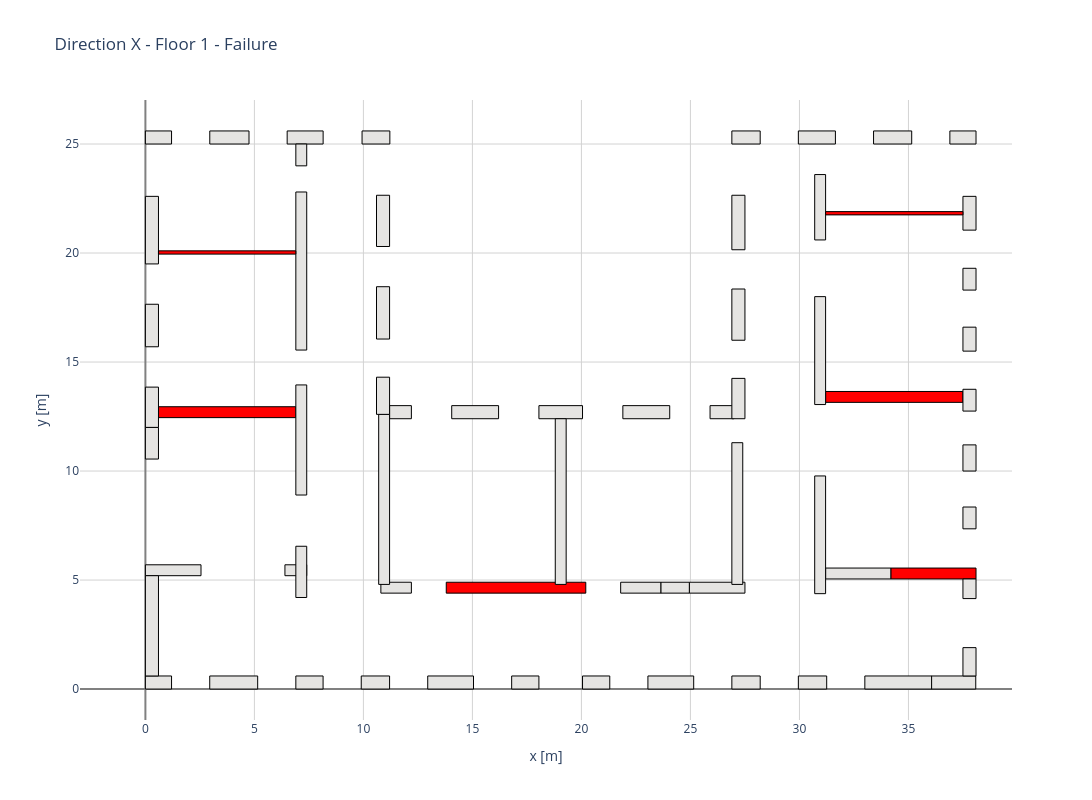

Here is the notebook cell this chart was saved with:
### Code cell
direction = 'X' # or 'Y'
floor_id = 0

S.plot_failing_walls(L_organized, 'X', floor_id)

### Figure 1 — Plotly figure (JSON) as saved in the notebook; plotly's stock layout.template omitted (floating-point values rounded to 4 significant figures)
{"data": [{"fill": "toself", "fillcolor": "#E5E4E2", "hoverlabel": {"namelength": 0}, "hoveron": "fills", "hovertemplate": "%{text}<extra></extra>", "line": {"color": "black", "width": 1}, "mode": "lines", "name": "Wall F0_W1", "showlegend": false, "text": "<b>Wall F0_W1</b><br>Not failing", "type": "scatter", "x": [1.2, 0.0, 0.0, 1.2, 1.2], "y": [0.6, 0.6, 0.0, 0.0, 0.6]}, {"fill": "toself", "fillcolor": "#E5E4E2", "hoverlabel": {"namelength": 0}, "hoveron": "fills", "hovertemplate": "%{text}<extra></extra>", "line": {"color": "black", "width": 1}, "mode": "lines", "name": "Wall F0_W2", "showlegend": false, "text": "<b>Wall F0_W2</b><br>Not failing", "type": "scatter", "x": [5.15, 2.95, 2.95, 5.15, 5.15], "y": [0.6, 0.6, 0.0, 0.0, 0.6]}, {"fill": "toself", "fillcolor": "#E5E4E2", "hoverlabel": {"namelength": 0}, "hoveron": "fills", "hovertemplate": "%{text}<extra></extra>", "line": {"color": "black", "width": 1}, "mode": "lines", "name": "Wall F0_W3", "showlegend": false, "text": "<b>Wall F0_W3</b><br>Not failing", "type": "scatter", "x": [36.08, 33.0, 33.0, 36.08, 36.08], "y": [0.6, 0.6, 0.0, 0.0, 0.6]}, {"fill": "toself", "fillcolor": "#E5E4E2", "hoverlabel": {"namelength": 0}, "hoveron": "fills", "hovertemplate": "%{text}<extra></extra>", "line": {"color": "black", "width": 1}, "mode": "lines", "name": "Wall F0_W4", "showlegend": false, "text": "<b>Wall F0_W4</b><br>Not failing", "type": "scatter", "x": [38.09, 36.06, 36.06, 38.09, 38.09], "y": [0.6, 0.6, 0.0, 0.0, 0.6]}, {"fill": "toself", "fillcolor": "#E5E4E2", "hoverlabel": {"namelength": 0}, "hoveron": "fills", "hovertemplate": "%{text}<extra></extra>", "line": {"color": "black", "width": 1}, "mode": "lines", "name": "Wall F0_W5", "showlegend": false, "text": "<b>Wall F0_W5</b><br>Not failing", "type": "scatter", "x": [2.55, 0.0, 0.0, 2.55, 2.55], "y": [5.7, 5.7, 5.2, 5.2, 5.7]}, {"fill": "toself", "fillcolor": "#E5E4E2", "hoverlabel": {"namelength": 0}, "hoveron": "fills", "hovertemplate": "%{text}<extra></extra>", "line": {"color": "black", "width": 1}, "mode": "lines", "name": "Wall F0_W6", "showlegend": false, "text": "<b>Wall F0_W6</b><br>Not failing", "type": "scatter", "x": [7.4, 6.4, 6.4, 7.4, 7.4], "y": [5.7, 5.7, 5.2, 5.2, 5.7]}, {"fill": "toself", "fillcolor": "#E5E4E2", "hoverlabel": {"namelength": 0}, "hoveron": "fills", "hovertemplate": "%{text}<extra></extra>", "line": {"color": "black", "width": 1}, "mode": "lines", "name": "Wall F0_W7", "showlegend": false, "text": "<b>Wall F0_W7</b><br>Not failing", "type": "scatter", "x": [12.2, 10.8, 10.8, 12.2, 12.2], "y": [4.9, 4.9, 4.4, 4.4, 4.9]}, {"fill": "toself", "fillcolor": "#FF0000", "hoverlabel": {"namelength": 0}, "hoveron": "fills", "hovertemplate": "%{text}<extra></extra>", "line": {"color": "black", "width": 1}, "mode": "lines", "name": "Wall F0_W8", "showlegend": false, "text": "<b>Wall F0_W8</b><br>Failing", "type": "scatter", "x": [20.2, 13.8, 13.8, 20.2, 20.2], "y": [4.9, 4.9, 4.4, 4.4, 4.9]}, {"fill": "toself", "fillcolor": "#E5E4E2", "hoverlabel": {"namelength": 0}, "hoveron": "fills", "hovertemplate": "%{text}<extra></extra>", "line": {"color": "black", "width": 1}, "mode": "lines", "name": "Wall F0_W9", "showlegend": false, "text": "<b>Wall F0_W9</b><br>Not failing", "type": "scatter", "x": [23.65, 21.8, 21.8, 23.65, 23.65], "y": [4.9, 4.9, 4.4, 4.4, 4.9]}, {"fill": "toself", "fillcolor": "#E5E4E2", "hoverlabel": {"namelength": 0}, "hoveron": "fills", "hovertemplate": "%{text}<extra></extra>", "line": {"color": "black", "width": 1}, "mode": "lines", "name": "Wall F0_W10", "showlegend": false, "text": "<b>Wall F0_W10</b><br>Not failing", "type": "scatter", "x": [27.5, 24.95, 24.95, 27.5, 27.5], "y": [4.9, 4.9, 4.4, 4.4, 4.9]}, {"fill": "toself", "fillcolor": "#E5E4E2", "hoverlabel": {"namelength": 0}, "hoveron": "fills", "hovertemplate": "%{text}<extra></extra>", "line": {"color": "black", "width": 1}, "mode": "lines", "name": "Wall F0_W11", "showlegend": false, "text": "<b>Wall F0_W11</b><br>Not failing", "type": "scatter", "x": [34.2, 31.2, 31.2, 34.2, 34.2], "y": [5.55, 5.55, 5.05, 5.05, 5.55]}, {"fill": "toself", "fillcolor": "#FF0000", "hoverlabel": {"namelength": 0}, "hoveron": "fills", "hovertemplate": "%{text}<extra></extra>", "line": {"color": "black", "width": 1}, "mode": "lines", "name": "Wall F0_W12", "showlegend": false, "text": "<b>Wall F0_W12</b><br>Failing", "type": "scatter", "x": [38.1, 34.2, 34.2, 38.1, 38.1], "y": [5.55, 5.55, 5.05, 5.05, 5.55]}, {"fill": "toself", "fillcolor": "#FF0000", "hoverlabel": {"namelength": 0}, "hoveron": "fills", "hovertemplate": "%{text}<extra></extra>", "line": {"color": "black", "width": 1}, "mode": "lines", "name": "Wall F0_W13", "showlegend": false, "text": "<b>Wall F0_W13</b><br>Failing", "type": "scatter", "x": [6.9, 0.6, 0.6, 6.9, 6.9], "y": [12.95, 12.95, 12.45, 12.45, 12.95]}, {"fill": "toself", "fillcolor": "#E5E4E2", "hoverlabel": {"namelength": 0}, "hoveron": "fills", "hovertemplate": "%{text}<extra></extra>", "line": {"color": "black", "width": 1}, "mode": "lines", "name": "Wall F0_W14", "showlegend": false, "text": "<b>Wall F0_W14</b><br>Not failing", "type": "scatter", "x": [12.2, 11.2, 11.2, 12.2, 12.2], "y": [13.0, 13.0, 12.4, 12.4, 13.0]}, {"fill": "toself", "fillcolor": "#E5E4E2", "hoverlabel": {"namelength": 0}, "hoveron": "fills", "hovertemplate": "%{text}<extra></extra>", "line": {"color": "black", "width": 1}, "mode": "lines", "name": "Wall F0_W15", "showlegend": false, "text": "<b>Wall F0_W15</b><br>Not failing", "type": "scatter", "x": [16.2, 14.05, 14.05, 16.2, 16.2], "y": [13.0, 13.0, 12.4, 12.4, 13.0]}, {"fill": "toself", "fillcolor": "#E5E4E2", "hoverlabel": {"namelength": 0}, "hoveron": "fills", "hovertemplate": "%{text}<extra></extra>", "line": {"color": "black", "width": 1}, "mode": "lines", "name": "Wall F0_W16", "showlegend": false, "text": "<b>Wall F0_W16</b><br>Not failing", "type": "scatter", "x": [20.05, 18.05, 18.05, 20.05, 20.05], "y": [13.0, 13.0, 12.4, 12.4, 13.0]}, {"fill": "toself", "fillcolor": "#E5E4E2", "hoverlabel": {"namelength": 0}, "hoveron": "fills", "hovertemplate": "%{text}<extra></extra>", "line": {"color": "black", "width": 1}, "mode": "lines", "name": "Wall F0_W17", "showlegend": false, "text": "<b>Wall F0_W17</b><br>Not failing", "type": "scatter", "x": [24.05, 21.9, 21.9, 24.05, 24.05], "y": [13.0, 13.0, 12.4, 12.4, 13.0]}, {"fill": "toself", "fillcolor": "#E5E4E2", "hoverlabel": {"namelength": 0}, "hoveron": "fills", "hovertemplate": "%{text}<extra></extra>", "line": {"color": "black", "width": 1}, "mode": "lines", "name": "Wall F0_W18", "showlegend": false, "text": "<b>Wall F0_W18</b><br>Not failing", "type": "scatter", "x": [27.0, 25.9, 25.9, 27.0, 27.0], "y": [13.0, 13.0, 12.4, 12.4, 13.0]}, {"fill": "toself", "fillcolor": "#FF0000", "hoverlabel": {"namelength": 0}, "hoveron": "fills", "hovertemplate": "%{text}<extra></extra>", "line": {"color": "black", "width": 1}, "mode": "lines", "name": "Wall F0_W19", "showlegend": false, "text": "<b>Wall F0_W19</b><br>Failing", "type": "scatter", "x": [37.5, 31.2, 31.2, 37.5, 37.5], "y": [13.65, 13.65, 13.15, 13.15, 13.65]}, {"fill": "toself", "fillcolor": "#E5E4E2", "hoverlabel": {"namelength": 0}, "hoveron": "fills", "hovertemplate": "%{text}<extra></extra>", "line": {"color": "black", "width": 1}, "mode": "lines", "name": "Wall F0_W20", "showlegend": false, "text": "<b>Wall F0_W20</b><br>Not failing", "type": "scatter", "x": [15.05, 12.95, 12.95, 15.05, 15.05], "y": [0.6, 0.6, 0.0, 0.0, 0.6]}, {"fill": "toself", "fillcolor": "#E5E4E2", "hoverlabel": {"namelength": 0}, "hoveron": "fills", "hovertemplate": "%{text}<extra></extra>", "line": {"color": "black", "width": 1}, "mode": "lines", "name": "Wall F0_W21", "showlegend": false, "text": "<b>Wall F0_W21</b><br>Not failing", "type": "scatter", "x": [25.15, 23.05, 23.05, 25.15, 25.15], "y": [0.6, 0.6, 0.0, 0.0, 0.6]}, {"fill": "toself", "fillcolor": "#E5E4E2", "hoverlabel": {"namelength": 0}, "hoveron": "fills", "hovertemplate": "%{text}<extra></extra>", "line": {"color": "black", "width": 1}, "mode": "lines", "name": "Wall F0_W22", "showlegend": false, "text": "<b>Wall F0_W22</b><br>Not failing", "type": "scatter", "x": [37.5, 37.5, 38.1, 38.1, 37.5], "y": [1.9, 0.6, 0.6, 1.9, 1.9]}, {"fill": "toself", "fillcolor": "#E5E4E2", "hoverlabel": {"namelength": 0}, "hoveron": "fills", "hovertemplate": "%{text}<extra></extra>", "line": {"color": "black", "width": 1}, "mode": "lines", "name": "Wall F0_W23", "showlegend": false, "text": "<b>Wall F0_W23</b><br>Not failing", "type": "scatter", "x": [37.5, 37.5, 38.1, 38.1, 37.5], "y": [5.05, 4.15, 4.15, 5.05, 5.05]}, {"fill": "toself", "fillcolor": "#E5E4E2", "hoverlabel": {"namelength": 0}, "hoveron": "fills", "hovertemplate": "%{text}<extra></extra>", "line": {"color": "black", "width": 1}, "mode": "lines", "name": "Wall F0_W24", "showlegend": false, "text": "<b>Wall F0_W24</b><br>Not failing", "type": "scatter", "x": [10.7, 10.7, 11.2, 11.2, 10.7], "y": [12.6, 4.8, 4.8, 12.6, 12.6]}, {"fill": "toself", "fillcolor": "#E5E4E2", "hoverlabel": {"namelength": 0}, "hoveron": "fills", "hovertemplate": "%{text}<extra></extra>", "line": {"color": "black", "width": 1}, "mode": "lines", "name": "Wall F0_W25", "showlegend": false, "text": "<b>Wall F0_W25</b><br>Not failing", "type": "scatter", "x": [18.8, 18.8, 19.3, 19.3, 18.8], "y": [12.4, 4.8, 4.8, 12.4, 12.4]}, {"fill": "toself", "fillcolor": "#E5E4E2", "hoverlabel": {"namelength": 0}, "hoveron": "fills", "hovertemplate": "%{text}<extra></extra>", "line": {"color": "black", "width": 1}, "mode": "lines", "name": "Wall F0_W26", "showlegend": false, "text": "<b>Wall F0_W26</b><br>Not failing", "type": "scatter", "x": [26.9, 26.9, 27.4, 27.4, 26.9], "y": [11.3, 4.8, 4.8, 11.3, 11.3]}, {"fill": "toself", "fillcolor": "#E5E4E2", "hoverlabel": {"namelength": 0}, "hoveron": "fills", "hovertemplate": "%{text}<extra></extra>", "line": {"color": "black", "width": 1}, "mode": "lines", "name": "Wall F0_W27", "showlegend": false, "text": "<b>Wall F0_W27</b><br>Not failing", "type": "scatter", "x": [26.9, 26.9, 27.5, 27.5, 26.9], "y": [14.25, 12.4, 12.4, 14.25, 14.25]}, {"fill": "toself", "fillcolor": "#E5E4E2", "hoverlabel": {"namelength": 0}, "hoveron": "fills", "hovertemplate": "%{text}<extra></extra>", "line": {"color": "black", "width": 1}, "mode": "lines", "name": "Wall F0_W28", "showlegend": false, "text": "<b>Wall F0_W28</b><br>Not failing", "type": "scatter", "x": [37.5, 37.5, 38.1, 38.1, 37.5], "y": [8.35, 7.35, 7.35, 8.35, 8.35]}, {"fill": "toself", "fillcolor": "#E5E4E2", "hoverlabel": {"namelength": 0}, "hoveron": "fills", "hovertemplate": "%{text}<extra></extra>", "line": {"color": "black", "width": 1}, "mode": "lines", "name": "Wall F0_W29", "showlegend": false, "text": "<b>Wall F0_W29</b><br>Not failing", "type": "scatter", "x": [37.5, 37.5, 38.1, 38.1, 37.5], "y": [11.2, 10.0, 10.0, 11.2, 11.2]}, {"fill": "toself", "fillcolor": "#E5E4E2", "hoverlabel": {"namelength": 0}, "hoveron": "fills", "hovertemplate": "%{text}<extra></extra>", "line": {"color": "black", "width": 1}, "mode": "lines", "name": "Wall F0_W30", "showlegend": false, "text": "<b>Wall F0_W30</b><br>Not failing", "type": "scatter", "x": [37.5, 37.5, 38.1, 38.1, 37.5], "y": [13.75, 12.75, 12.75, 13.75, 13.75]}, {"fill": "toself", "fillcolor": "#E5E4E2", "hoverlabel": {"namelength": 0}, "hoveron": "fills", "hovertemplate": "%{text}<extra></extra>", "line": {"color": "black", "width": 1}, "mode": "lines", "name": "Wall F0_W31", "showlegend": false, "text": "<b>Wall F0_W31</b><br>Not failing", "type": "scatter", "x": [5.551e-17, -5.551e-17, 0.6, 0.6, 5.551e-17], "y": [13.85, 12.0, 12.0, 13.85, 13.85]}, {"fill": "toself", "fillcolor": "#E5E4E2", "hoverlabel": {"namelength": 0}, "hoveron": "fills", "hovertemplate": "%{text}<extra></extra>", "line": {"color": "black", "width": 1}, "mode": "lines", "name": "Wall F0_W32", "showlegend": false, "text": "<b>Wall F0_W32</b><br>Not failing", "type": "scatter", "x": [6.9, 6.9, 7.4, 7.4, 6.9], "y": [13.95, 8.9, 8.9, 13.95, 13.95]}, {"fill": "toself", "fillcolor": "#E5E4E2", "hoverlabel": {"namelength": 0}, "hoveron": "fills", "hovertemplate": "%{text}<extra></extra>", "line": {"color": "black", "width": 1}, "mode": "lines", "name": "Wall F0_W33", "showlegend": false, "text": "<b>Wall F0_W33</b><br>Not failing", "type": "scatter", "x": [10.6, 10.6, 11.2, 11.2, 10.6], "y": [14.3, 12.6, 12.6, 14.3, 14.3]}, {"fill": "toself", "fillcolor": "#E5E4E2", "hoverlabel": {"namelength": 0}, "hoveron": "fills", "hovertemplate": "%{text}<extra></extra>", "line": {"color": "black", "width": 1}, "mode": "lines", "name": "Wall F0_W34", "showlegend": false, "text": "<b>Wall F0_W34</b><br>Not failing", "type": "scatter", "x": [5.551e-17, -5.551e-17, 0.6, 0.6, 5.551e-17], "y": [17.65, 15.7, 15.7, 17.65, 17.65]}, {"fill": "toself", "fillcolor": "#E5E4E2", "hoverlabel": {"namelength": 0}, "hoveron": "fills", "hovertemplate": "%{text}<extra></extra>", "line": {"color": "black", "width": 1}, "mode": "lines", "name": "Wall F0_W35", "showlegend": false, "text": "<b>Wall F0_W35</b><br>Not failing", "type": "scatter", "x": [10.6, 10.6, 11.2, 11.2, 10.6], "y": [18.45, 16.05, 16.05, 18.45, 18.45]}, {"fill": "toself", "fillcolor": "#E5E4E2", "hoverlabel": {"namelength": 0}, "hoveron": "fills", "hovertemplate": "%{text}<extra></extra>", "line": {"color": "black", "width": 1}, "mode": "lines", "name": "Wall F0_W36", "showlegend": false, "text": "<b>Wall F0_W36</b><br>Not failing", "type": "scatter", "x": [8.15, 6.9, 6.9, 8.15, 8.15], "y": [0.6, 0.6, 0.0, 0.0, 0.6]}, {"fill": "toself", "fillcolor": "#E5E4E2", "hoverlabel": {"namelength": 0}, "hoveron": "fills", "hovertemplate": "%{text}<extra></extra>", "line": {"color": "black", "width": 1}, "mode": "lines", "name": "Wall F0_W37", "showlegend": false, "text": "<b>Wall F0_W37</b><br>Not failing", "type": "scatter", "x": [11.2, 9.9, 9.9, 11.2, 11.2], "y": [0.6, 0.6, 0.0, 0.0, 0.6]}, {"fill": "toself", "fillcolor": "#E5E4E2", "hoverlabel": {"namelength": 0}, "hoveron": "fills", "hovertemplate": "%{text}<extra></extra>", "line": {"color": "black", "width": 1}, "mode": "lines", "name": "Wall F0_W38", "showlegend": false, "text": "<b>Wall F0_W38</b><br>Not failing", "type": "scatter", "x": [18.05, 16.8, 16.8, 18.05, 18.05], "y": [0.6, 0.6, 0.0, 0.0, 0.6]}, {"fill": "toself", "fillcolor": "#E5E4E2", "hoverlabel": {"namelength": 0}, "hoveron": "fills", "hovertemplate": "%{text}<extra></extra>", "line": {"color": "black", "width": 1}, "mode": "lines", "name": "Wall F0_W39", "showlegend": false, "text": "<b>Wall F0_W39</b><br>Not failing", "type": "scatter", "x": [21.3, 20.05, 20.05, 21.3, 21.3], "y": [0.6, 0.6, 0.0, 0.0, 0.6]}, {"fill": "toself", "fillcolor": "#E5E4E2", "hoverlabel": {"namelength": 0}, "hoveron": "fills", "hovertemplate": "%{text}<extra></extra>", "line": {"color": "black", "width": 1}, "mode": "lines", "name": "Wall F0_W40", "showlegend": false, "text": "<b>Wall F0_W40</b><br>Not failing", "type": "scatter", "x": [28.2, 26.9, 26.9, 28.2, 28.2], "y": [0.6, 0.6, 0.0, 0.0, 0.6]}, {"fill": "toself", "fillcolor": "#E5E4E2", "hoverlabel": {"namelength": 0}, "hoveron": "fills", "hovertemplate": "%{text}<extra></extra>", "line": {"color": "black", "width": 1}, "mode": "lines", "name": "Wall F0_W41", "showlegend": false, "text": "<b>Wall F0_W41</b><br>Not failing", "type": "scatter", "x": [31.25, 29.95, 29.95, 31.25, 31.25], "y": [0.6, 0.6, 0.0, 0.0, 0.6]}, {"fill": "toself", "fillcolor": "#E5E4E2", "hoverlabel": {"namelength": 0}, "hoveron": "fills", "hovertemplate": "%{text}<extra></extra>", "line": {"color": "black", "width": 1}, "mode": "lines", "name": "Wall F0_W42", "showlegend": false, "text": "<b>Wall F0_W42</b><br>Not failing", "type": "scatter", "x": [24.95, 23.65, 23.65, 24.95, 24.95], "y": [4.9, 4.9, 4.4, 4.4, 4.9]}, {"fill": "toself", "fillcolor": "#E5E4E2", "hoverlabel": {"namelength": 0}, "hoveron": "fills", "hovertemplate": "%{text}<extra></extra>", "line": {"color": "black", "width": 1}, "mode": "lines", "name": "Wall F0_W43", "showlegend": false, "text": "<b>Wall F0_W43</b><br>Not failing", "type": "scatter", "x": [1.2, 0.0, 0.0, 1.2, 1.2], "y": [25.6, 25.6, 25.0, 25.0, 25.6]}, {"fill": "toself", "fillcolor": "#E5E4E2", "hoverlabel": {"namelength": 0}, "hoveron": "fills", "hovertemplate": "%{text}<extra></extra>", "line": {"color": "black", "width": 1}, "mode": "lines", "name": "Wall F0_W44", "showlegend": false, "text": "<b>Wall F0_W44</b><br>Not failing", "type": "scatter", "x": [4.752, 2.952, 2.952, 4.752, 4.752], "y": [25.6, 25.6, 25.0, 25.0, 25.6]}, {"fill": "toself", "fillcolor": "#E5E4E2", "hoverlabel": {"namelength": 0}, "hoveron": "fills", "hovertemplate": "%{text}<extra></extra>", "line": {"color": "black", "width": 1}, "mode": "lines", "name": "Wall F0_W45", "showlegend": false, "text": "<b>Wall F0_W45</b><br>Not failing", "type": "scatter", "x": [8.152, 6.502, 6.502, 8.152, 8.152], "y": [25.6, 25.6, 25.0, 25.0, 25.6]}, {"fill": "toself", "fillcolor": "#E5E4E2", "hoverlabel": {"namelength": 0}, "hoveron": "fills", "hovertemplate": "%{text}<extra></extra>", "line": {"color": "black", "width": 1}, "mode": "lines", "name": "Wall F0_W46", "showlegend": false, "text": "<b>Wall F0_W46</b><br>Not failing", "type": "scatter", "x": [11.21, 9.938, 9.938, 11.21, 11.21], "y": [25.6, 25.6, 25.0, 25.0, 25.6]}, {"fill": "toself", "fillcolor": "#E5E4E2", "hoverlabel": {"namelength": 0}, "hoveron": "fills", "hovertemplate": "%{text}<extra></extra>", "line": {"color": "black", "width": 1}, "mode": "lines", "name": "Wall F0_W47", "showlegend": false, "text": "<b>Wall F0_W47</b><br>Not failing", "type": "scatter", "x": [28.2, 26.9, 26.9, 28.2, 28.2], "y": [25.6, 25.6, 25.0, 25.0, 25.6]}, {"fill": "toself", "fillcolor": "#E5E4E2", "hoverlabel": {"namelength": 0}, "hoveron": "fills", "hovertemplate": "%{text}<extra></extra>", "line": {"color": "black", "width": 1}, "mode": "lines", "name": "Wall F0_W48", "showlegend": false, "text": "<b>Wall F0_W48</b><br>Not failing", "type": "scatter", "x": [31.65, 29.95, 29.95, 31.65, 31.65], "y": [25.6, 25.6, 25.0, 25.0, 25.6]}, {"fill": "toself", "fillcolor": "#E5E4E2", "hoverlabel": {"namelength": 0}, "hoveron": "fills", "hovertemplate": "%{text}<extra></extra>", "line": {"color": "black", "width": 1}, "mode": "lines", "name": "Wall F0_W49", "showlegend": false, "text": "<b>Wall F0_W49</b><br>Not failing", "type": "scatter", "x": [35.15, 33.4, 33.4, 35.15, 35.15], "y": [25.6, 25.6, 25.0, 25.0, 25.6]}, {"fill": "toself", "fillcolor": "#E5E4E2", "hoverlabel": {"namelength": 0}, "hoveron": "fills", "hovertemplate": "%{text}<extra></extra>", "line": {"color": "black", "width": 1}, "mode": "lines", "name": "Wall F0_W50", "showlegend": false, "text": "<b>Wall F0_W50</b><br>Not failing", "type": "scatter", "x": [38.1, 36.9, 36.9, 38.1, 38.1], "y": [25.6, 25.6, 25.0, 25.0, 25.6]}, {"fill": "toself", "fillcolor": "#E5E4E2", "hoverlabel": {"namelength": 0}, "hoveron": "fills", "hovertemplate": "%{text}<extra></extra>", "line": {"color": "black", "width": 1}, "mode": "lines", "name": "Wall F0_W51", "showlegend": false, "text": "<b>Wall F0_W51</b><br>Not failing", "type": "scatter", "x": [1.665e-16, -1.665e-16, 0.6, 0.6, 1.665e-16], "y": [5.2, 0.6, 0.6, 5.2, 5.2]}, {"fill": "toself", "fillcolor": "#E5E4E2", "hoverlabel": {"namelength": 0}, "hoveron": "fills", "hovertemplate": "%{text}<extra></extra>", "line": {"color": "black", "width": 1}, "mode": "lines", "name": "Wall F0_W52", "showlegend": false, "text": "<b>Wall F0_W52</b><br>Not failing", "type": "scatter", "x": [30.7, 30.7, 31.2, 31.2, 30.7], "y": [9.775, 4.375, 4.375, 9.775, 9.775]}, {"fill": "toself", "fillcolor": "#E5E4E2", "hoverlabel": {"namelength": 0}, "hoveron": "fills", "hovertemplate": "%{text}<extra></extra>", "line": {"color": "black", "width": 1}, "mode": "lines", "name": "Wall F0_W53", "showlegend": false, "text": "<b>Wall F0_W53</b><br>Not failing", "type": "scatter", "x": [30.7, 30.7, 31.2, 31.2, 30.7], "y": [18.0, 13.05, 13.05, 18.0, 18.0]}, {"fill": "toself", "fillcolor": "#E5E4E2", "hoverlabel": {"namelength": 0}, "hoveron": "fills", "hovertemplate": "%{text}<extra></extra>", "line": {"color": "black", "width": 1}, "mode": "lines", "name": "Wall F0_W54", "showlegend": false, "text": "<b>Wall F0_W54</b><br>Not failing", "type": "scatter", "x": [6.9, 6.9, 7.4, 7.4, 6.9], "y": [22.8, 15.55, 15.55, 22.8, 22.8]}, {"fill": "toself", "fillcolor": "#E5E4E2", "hoverlabel": {"namelength": 0}, "hoveron": "fills", "hovertemplate": "%{text}<extra></extra>", "line": {"color": "black", "width": 1}, "mode": "lines", "name": "Wall F0_W55", "showlegend": false, "text": "<b>Wall F0_W55</b><br>Not failing", "type": "scatter", "x": [26.9, 26.9, 27.5, 27.5, 26.9], "y": [18.35, 16.0, 16.0, 18.35, 18.35]}, {"fill": "toself", "fillcolor": "#E5E4E2", "hoverlabel": {"namelength": 0}, "hoveron": "fills", "hovertemplate": "%{text}<extra></extra>", "line": {"color": "black", "width": 1}, "mode": "lines", "name": "Wall F0_W56", "showlegend": false, "text": "<b>Wall F0_W56</b><br>Not failing", "type": "scatter", "x": [37.5, 37.5, 38.1, 38.1, 37.5], "y": [16.6, 15.5, 15.5, 16.6, 16.6]}, {"fill": "toself", "fillcolor": "#E5E4E2", "hoverlabel": {"namelength": 0}, "hoveron": "fills", "hovertemplate": "%{text}<extra></extra>", "line": {"color": "black", "width": 1}, "mode": "lines", "name": "Wall F0_W57", "showlegend": false, "text": "<b>Wall F0_W57</b><br>Not failing", "type": "scatter", "x": [37.5, 37.5, 38.1, 38.1, 37.5], "y": [19.3, 18.3, 18.3, 19.3, 19.3]}, {"fill": "toself", "fillcolor": "#E5E4E2", "hoverlabel": {"namelength": 0}, "hoveron": "fills", "hovertemplate": "%{text}<extra></extra>", "line": {"color": "black", "width": 1}, "mode": "lines", "name": "Wall F0_W58", "showlegend": false, "text": "<b>Wall F0_W58</b><br>Not failing", "type": "scatter", "x": [1.11e-16, -1.11e-16, 0.6, 0.6, 1.11e-16], "y": [22.6, 19.5, 19.5, 22.6, 22.6]}, {"fill": "toself", "fillcolor": "#E5E4E2", "hoverlabel": {"namelength": 0}, "hoveron": "fills", "hovertemplate": "%{text}<extra></extra>", "line": {"color": "black", "width": 1}, "mode": "lines", "name": "Wall F0_W59", "showlegend": false, "text": "<b>Wall F0_W59</b><br>Not failing", "type": "scatter", "x": [10.6, 10.6, 11.2, 11.2, 10.6], "y": [22.65, 20.3, 20.3, 22.65, 22.65]}, {"fill": "toself", "fillcolor": "#E5E4E2", "hoverlabel": {"namelength": 0}, "hoveron": "fills", "hovertemplate": "%{text}<extra></extra>", "line": {"color": "black", "width": 1}, "mode": "lines", "name": "Wall F0_W60", "showlegend": false, "text": "<b>Wall F0_W60</b><br>Not failing", "type": "scatter", "x": [26.9, 26.9, 27.5, 27.5, 26.9], "y": [22.65, 20.15, 20.15, 22.65, 22.65]}, {"fill": "toself", "fillcolor": "#E5E4E2", "hoverlabel": {"namelength": 0}, "hoveron": "fills", "hovertemplate": "%{text}<extra></extra>", "line": {"color": "black", "width": 1}, "mode": "lines", "name": "Wall F0_W61", "showlegend": false, "text": "<b>Wall F0_W61</b><br>Not failing", "type": "scatter", "x": [30.7, 30.7, 31.2, 31.2, 30.7], "y": [23.6, 20.6, 20.6, 23.6, 23.6]}, {"fill": "toself", "fillcolor": "#E5E4E2", "hoverlabel": {"namelength": 0}, "hoveron": "fills", "hovertemplate": "%{text}<extra></extra>", "line": {"color": "black", "width": 1}, "mode": "lines", "name": "Wall F0_W62", "showlegend": false, "text": "<b>Wall F0_W62</b><br>Not failing", "type": "scatter", "x": [37.5, 37.5, 38.1, 38.1, 37.5], "y": [22.6, 21.05, 21.05, 22.6, 22.6]}, {"fill": "toself", "fillcolor": "#E5E4E2", "hoverlabel": {"namelength": 0}, "hoveron": "fills", "hovertemplate": "%{text}<extra></extra>", "line": {"color": "black", "width": 1}, "mode": "lines", "name": "Wall F0_W63", "showlegend": false, "text": "<b>Wall F0_W63</b><br>Not failing", "type": "scatter", "x": [6.9, 6.9, 7.4, 7.4, 6.9], "y": [25.0, 24.0, 24.0, 25.0, 25.0]}, {"fill": "toself", "fillcolor": "#FF0000", "hoverlabel": {"namelength": 0}, "hoveron": "fills", "hovertemplate": "%{text}<extra></extra>", "line": {"color": "black", "width": 1}, "mode": "lines", "name": "Wall F0_W64", "showlegend": false, "text": "<b>Wall F0_W64</b><br>Failing", "type": "scatter", "x": [6.9, 0.6, 0.6, 6.9, 6.9], "y": [20.1, 20.1, 19.95, 19.95, 20.1]}, {"fill": "toself", "fillcolor": "#FF0000", "hoverlabel": {"namelength": 0}, "hoveron": "fills", "hovertemplate": "%{text}<extra></extra>", "line": {"color": "black", "width": 1}, "mode": "lines", "name": "Wall F0_W65", "showlegend": false, "text": "<b>Wall F0_W65</b><br>Failing", "type": "scatter", "x": [37.5, 31.2, 31.2, 37.5, 37.5], "y": [21.9, 21.9, 21.75, 21.75, 21.9]}, {"fill": "toself", "fillcolor": "#E5E4E2", "hoverlabel": {"namelength": 0}, "hoveron": "fills", "hovertemplate": "%{text}<extra></extra>", "line": {"color": "black", "width": 1}, "mode": "lines", "name": "Wall F0_W66", "showlegend": false, "text": "<b>Wall F0_W66</b><br>Not failing", "type": "scatter", "x": [6.9, 6.9, 7.4, 7.4, 6.9], "y": [6.55, 4.2, 4.2, 6.55, 6.55]}, {"fill": "toself", "fillcolor": "#E5E4E2", "hoverlabel": {"namelength": 0}, "hoveron": "fills", "hovertemplate": "%{text}<extra></extra>", "line": {"color": "black", "width": 1}, "mode": "lines", "name": "Wall F0_W67", "showlegend": false, "text": "<b>Wall F0_W67</b><br>Not failing", "type": "scatter", "x": [5.551e-17, -5.551e-17, 0.6, 0.6, 5.551e-17], "y": [12.0, 10.55, 10.55, 12.0, 12.0]}], "layout": {"height": 800, "plot_bgcolor": "white", "title": {"text": "Direction X - Floor 1 - Failure"}, "width": 1100, "xaxis": {"gridcolor": "lightgray", "range": [-3, 39.75], "scaleanchor": "y", "scaleratio": 1, "title": {"text": "x [m]"}, "zerolinecolor": "gray"}, "yaxis": {"gridcolor": "lightgray", "range": [-1, 26.6], "title": {"text": "y [m]"}, "zerolinecolor": "gray"}}}
